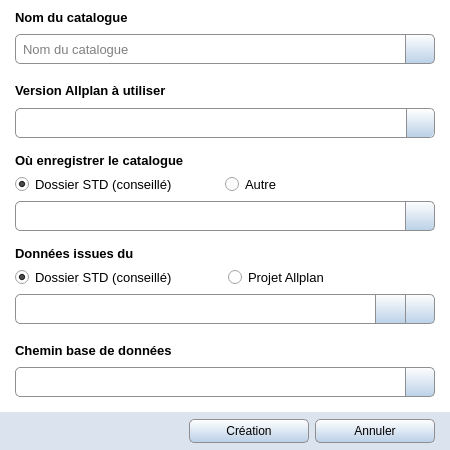
<?xml version="1.0" encoding="UTF-8"?>
<ui version="4.0">
 <class>CatalogNew</class>
 <widget class="QWidget" name="CatalogNew">
  <property name="windowModality">
   <enum>Qt::ApplicationModal</enum>
  </property>
  <property name="geometry">
   <rect>
    <x>0</x>
    <y>0</y>
    <width>450</width>
    <height>450</height>
   </rect>
  </property>
  <property name="acceptDrops">
   <bool>true</bool>
  </property>
  <property name="windowIcon">
   <iconset resource="../icones/icons.qrc">
    <normaloff>:/Images/asc.svg</normaloff>:/Images/asc.svg</iconset>
  </property>
  <property name="styleSheet">
   <string notr="true">QWidget#CatalogNew {background:#FFFFFF}</string>
  </property>
  <layout class="QGridLayout" name="gridLayout">
   <property name="leftMargin">
    <number>0</number>
   </property>
   <property name="topMargin">
    <number>6</number>
   </property>
   <property name="rightMargin">
    <number>0</number>
   </property>
   <property name="bottomMargin">
    <number>0</number>
   </property>
   <property name="verticalSpacing">
    <number>15</number>
   </property>
   <item row="0" column="0">
    <spacer name="spacer_left">
     <property name="orientation">
      <enum>Qt::Horizontal</enum>
     </property>
     <property name="sizeType">
      <enum>QSizePolicy::Fixed</enum>
     </property>
     <property name="sizeHint" stdset="0">
      <size>
       <width>9</width>
       <height>20</height>
      </size>
     </property>
    </spacer>
   </item>
   <item row="0" column="1">
    <widget class="QWidget" name="cat_widget" native="true">
     <layout class="QVBoxLayout" name="title_layer">
      <property name="leftMargin">
       <number>0</number>
      </property>
      <property name="topMargin">
       <number>0</number>
      </property>
      <property name="rightMargin">
       <number>0</number>
      </property>
      <property name="bottomMargin">
       <number>0</number>
      </property>
      <item>
       <widget class="QLabel" name="cat_title">
        <property name="font">
         <font>
          <family>Segoe UI</family>
          <pointsize>10</pointsize>
          <weight>75</weight>
          <bold>true</bold>
         </font>
        </property>
        <property name="text">
         <string>Nom du catalogue</string>
        </property>
       </widget>
      </item>
      <item>
       <layout class="QHBoxLayout" name="title_layer_1">
        <property name="spacing">
         <number>0</number>
        </property>
        <item>
         <widget class="QLineEdit" name="cat_name">
          <property name="minimumSize">
           <size>
            <width>0</width>
            <height>30</height>
           </size>
          </property>
          <property name="maximumSize">
           <size>
            <width>16777215</width>
            <height>30</height>
           </size>
          </property>
          <property name="font">
           <font>
            <family>Segoe UI</family>
            <pointsize>10</pointsize>
           </font>
          </property>
          <property name="styleSheet">
           <string notr="true">QLineEdit{padding-left: 5px; border: 1px solid #8f8f91; border-right-width: 0px; border-top-left-radius:5px; border-bottom-left-radius: 5px; }</string>
          </property>
          <property name="maxLength">
           <number>27</number>
          </property>
          <property name="placeholderText">
           <string>Nom du catalogue</string>
          </property>
         </widget>
        </item>
        <item>
         <widget class="QPushButton" name="format_bt">
          <property name="minimumSize">
           <size>
            <width>30</width>
            <height>30</height>
           </size>
          </property>
          <property name="maximumSize">
           <size>
            <width>30</width>
            <height>30</height>
           </size>
          </property>
          <property name="font">
           <font>
            <family>Segoe UI</family>
            <pointsize>10</pointsize>
           </font>
          </property>
          <property name="styleSheet">
           <string notr="true">QPushButton{border: 1px solid #8f8f91; border-left-width: 0px; padding-left: 1px; border-right-width: 0px; padding-right: 1px; background-color:#FFFFFF; }
QPushButton:hover{border-left-width: 1px; padding-left: 0px; background-color: qlineargradient(spread:pad, x1:0, y1:0, x2:0, y2:1, stop:0 #F8F8F8, stop:1 #8FADCC); }
QPushButton:pressed{border-left-width: 1px; padding-left: 0px; background-color: qlineargradient(spread:pad, x1:0, y1:0, x2:0, y2:1, stop:0 #8FADCC, stop:1 #F8F8F8); }</string>
          </property>
          <property name="icon">
           <iconset resource="../icones/icons.qrc">
            <normaloff>:/Images/format.png</normaloff>:/Images/format.png</iconset>
          </property>
          <property name="iconSize">
           <size>
            <width>16</width>
            <height>16</height>
           </size>
          </property>
          <property name="flat">
           <bool>true</bool>
          </property>
         </widget>
        </item>
        <item>
         <widget class="QPushButton" name="verification">
          <property name="minimumSize">
           <size>
            <width>30</width>
            <height>30</height>
           </size>
          </property>
          <property name="maximumSize">
           <size>
            <width>30</width>
            <height>30</height>
           </size>
          </property>
          <property name="styleSheet">
           <string notr="true">QPushButton{border: 1px solid #8f8f91; border-top-right-radius:5px ; border-bottom-right-radius:5px; background-color: qlineargradient(spread:pad, x1:0, y1:0, x2:0, y2:1, stop:0 #FFFFFF, stop:1 #BAD0E7); }
QPushButton:hover{background-color: qlineargradient(spread:pad, x1:0, y1:0, x2:0, y2:1, stop:0 #F8F8F8, stop:1 #8FADCC); }
QPushButton:pressed{background-color: qlineargradient(spread:pad, x1:0, y1:0, x2:0, y2:1, stop:0 #8FADCC, stop:1 #F8F8F8); }</string>
          </property>
          <property name="text">
           <string/>
          </property>
          <property name="icon">
           <iconset resource="../icones/icons.qrc">
            <normaloff>:/Images/valid.svg</normaloff>:/Images/valid.svg</iconset>
          </property>
          <property name="iconSize">
           <size>
            <width>20</width>
            <height>20</height>
           </size>
          </property>
         </widget>
        </item>
       </layout>
      </item>
     </layout>
    </widget>
   </item>
   <item row="0" column="2">
    <spacer name="spacer_right">
     <property name="orientation">
      <enum>Qt::Horizontal</enum>
     </property>
     <property name="sizeType">
      <enum>QSizePolicy::Fixed</enum>
     </property>
     <property name="sizeHint" stdset="0">
      <size>
       <width>9</width>
       <height>20</height>
      </size>
     </property>
    </spacer>
   </item>
   <item row="1" column="1">
    <widget class="QWidget" name="version_widget" native="true">
     <layout class="QVBoxLayout" name="version_layer">
      <property name="leftMargin">
       <number>0</number>
      </property>
      <property name="topMargin">
       <number>0</number>
      </property>
      <property name="rightMargin">
       <number>0</number>
      </property>
      <property name="bottomMargin">
       <number>0</number>
      </property>
      <item>
       <widget class="QLabel" name="version_title">
        <property name="font">
         <font>
          <family>Segoe UI</family>
          <pointsize>10</pointsize>
          <weight>75</weight>
          <bold>true</bold>
         </font>
        </property>
        <property name="text">
         <string>Version Allplan à utiliser</string>
        </property>
       </widget>
      </item>
      <item>
       <widget class="QComboBox" name="version_list">
        <property name="minimumSize">
         <size>
          <width>0</width>
          <height>30</height>
         </size>
        </property>
        <property name="maximumSize">
         <size>
          <width>16777215</width>
          <height>30</height>
         </size>
        </property>
        <property name="font">
         <font>
          <family>Segoe UI</family>
          <pointsize>10</pointsize>
         </font>
        </property>
        <property name="focusPolicy">
         <enum>Qt::StrongFocus</enum>
        </property>
        <property name="styleSheet">
         <string notr="true">QComboBox { border: 1px solid #8f8f91; border-radius:5px; padding-left: 5px}
QComboBox::drop-down{width: 27px; border-left: 1px solid #8f8f91; border-top-right-radius:5px ; border-bottom-right-radius:5px; background-color: qlineargradient(spread:pad, x1:0, y1:0, x2:0, y2:1, stop:0 #FFFFFF, stop:1 #BAD0E7)}
QComboBox::drop-down{background-color: qlineargradient(spread:pad, x1:0, y1:0, x2:0, y2:1, stop:0 #FFFFFF, stop:1 #BAD0E7)}
QComboBox::drop-down:hover{background-color: qlineargradient(spread:pad, x1:0, y1:0, x2:0, y2:1, stop:0 #F8F8F8, stop:1 #8FADCC)}
QComboBox::drop-down:pressed{background-color: qlineargradient(spread:pad, x1:0, y1:0, x2:0, y2:1, stop:0 #8FADCC, stop:1 #F8F8F8)}
QComboBox::down-arrow {image: url(:/Images/spin_down.svg); width: 12px; height: 12px;}
QComboBox QAbstractItemView{background-color:#FFFFFF;}</string>
        </property>
       </widget>
      </item>
     </layout>
    </widget>
   </item>
   <item row="2" column="1">
    <widget class="QWidget" name="save_widget" native="true">
     <property name="sizePolicy">
      <sizepolicy hsizetype="Minimum" vsizetype="Preferred">
       <horstretch>0</horstretch>
       <verstretch>0</verstretch>
      </sizepolicy>
     </property>
     <layout class="QVBoxLayout" name="verticalLayout_5">
      <property name="leftMargin">
       <number>0</number>
      </property>
      <property name="topMargin">
       <number>0</number>
      </property>
      <property name="rightMargin">
       <number>0</number>
      </property>
      <property name="bottomMargin">
       <number>0</number>
      </property>
      <item>
       <widget class="QLabel" name="save_title">
        <property name="font">
         <font>
          <family>Segoe UI</family>
          <pointsize>10</pointsize>
          <weight>75</weight>
          <bold>true</bold>
         </font>
        </property>
        <property name="text">
         <string>Où enregistrer le catalogue</string>
        </property>
       </widget>
      </item>
      <item>
       <layout class="QHBoxLayout" name="save_layer_1">
        <property name="spacing">
         <number>0</number>
        </property>
        <item>
         <widget class="QRadioButton" name="save_std">
          <property name="font">
           <font>
            <family>Segoe UI</family>
            <pointsize>10</pointsize>
           </font>
          </property>
          <property name="text">
           <string>Dossier STD (conseillé)</string>
          </property>
          <property name="checked">
           <bool>true</bool>
          </property>
          <attribute name="buttonGroup">
           <string notr="true">save_group</string>
          </attribute>
         </widget>
        </item>
        <item>
         <widget class="QRadioButton" name="save_other">
          <property name="font">
           <font>
            <family>Segoe UI</family>
            <pointsize>10</pointsize>
           </font>
          </property>
          <property name="text">
           <string>Autre</string>
          </property>
          <attribute name="buttonGroup">
           <string notr="true">save_group</string>
          </attribute>
         </widget>
        </item>
       </layout>
      </item>
      <item>
       <layout class="QHBoxLayout" name="save_layer_2">
        <property name="spacing">
         <number>0</number>
        </property>
        <item>
         <widget class="QLineEdit" name="save_path">
          <property name="minimumSize">
           <size>
            <width>0</width>
            <height>30</height>
           </size>
          </property>
          <property name="maximumSize">
           <size>
            <width>16777215</width>
            <height>30</height>
           </size>
          </property>
          <property name="font">
           <font>
            <family>Segoe UI</family>
            <pointsize>10</pointsize>
           </font>
          </property>
          <property name="styleSheet">
           <string notr="true">QLineEdit{padding-left: 5px; border: 1px solid #8f8f91; border-right-width: 0px; border-top-left-radius:5px; border-bottom-left-radius: 5px; }</string>
          </property>
          <property name="text">
           <string/>
          </property>
          <property name="readOnly">
           <bool>true</bool>
          </property>
         </widget>
        </item>
        <item>
         <widget class="QPushButton" name="save_browser">
          <property name="minimumSize">
           <size>
            <width>30</width>
            <height>30</height>
           </size>
          </property>
          <property name="maximumSize">
           <size>
            <width>30</width>
            <height>30</height>
           </size>
          </property>
          <property name="styleSheet">
           <string notr="true">QPushButton{border: 1px solid #8f8f91; border-top-right-radius:5px ; border-bottom-right-radius:5px; background-color: qlineargradient(spread:pad, x1:0, y1:0, x2:0, y2:1, stop:0 #FFFFFF, stop:1 #BAD0E7); }
QPushButton:hover{background-color: qlineargradient(spread:pad, x1:0, y1:0, x2:0, y2:1, stop:0 #F8F8F8, stop:1 #8FADCC); }
QPushButton:pressed{background-color: qlineargradient(spread:pad, x1:0, y1:0, x2:0, y2:1, stop:0 #8FADCC, stop:1 #F8F8F8); }</string>
          </property>
          <property name="text">
           <string/>
          </property>
          <property name="icon">
           <iconset resource="../icones/icons.qrc">
            <normaloff>:/Images/browse.svg</normaloff>:/Images/browse.svg</iconset>
          </property>
          <property name="iconSize">
           <size>
            <width>20</width>
            <height>20</height>
           </size>
          </property>
         </widget>
        </item>
       </layout>
      </item>
     </layout>
    </widget>
   </item>
   <item row="3" column="1">
    <widget class="QWidget" name="datas_widget" native="true">
     <layout class="QVBoxLayout" name="datas_layer">
      <property name="leftMargin">
       <number>0</number>
      </property>
      <property name="topMargin">
       <number>0</number>
      </property>
      <property name="rightMargin">
       <number>0</number>
      </property>
      <property name="bottomMargin">
       <number>0</number>
      </property>
      <item>
       <widget class="QLabel" name="titre_datas">
        <property name="font">
         <font>
          <family>Segoe UI</family>
          <pointsize>10</pointsize>
          <weight>75</weight>
          <bold>true</bold>
         </font>
        </property>
        <property name="text">
         <string>Données issues du</string>
        </property>
       </widget>
      </item>
      <item>
       <layout class="QHBoxLayout" name="datas_layer_1">
        <item>
         <widget class="QRadioButton" name="datas_std">
          <property name="font">
           <font>
            <family>Segoe UI</family>
            <pointsize>10</pointsize>
           </font>
          </property>
          <property name="text">
           <string>Dossier STD (conseillé)</string>
          </property>
          <property name="checked">
           <bool>true</bool>
          </property>
          <attribute name="buttonGroup">
           <string notr="true">datas_group</string>
          </attribute>
         </widget>
        </item>
        <item>
         <widget class="QRadioButton" name="datas_prj">
          <property name="font">
           <font>
            <family>Segoe UI</family>
            <pointsize>10</pointsize>
           </font>
          </property>
          <property name="text">
           <string>Projet Allplan</string>
          </property>
          <attribute name="buttonGroup">
           <string notr="true">datas_group</string>
          </attribute>
         </widget>
        </item>
       </layout>
      </item>
      <item>
       <layout class="QHBoxLayout" name="datas_layer_2">
        <property name="spacing">
         <number>0</number>
        </property>
        <item>
         <widget class="QLineEdit" name="datas_path">
          <property name="minimumSize">
           <size>
            <width>0</width>
            <height>30</height>
           </size>
          </property>
          <property name="maximumSize">
           <size>
            <width>16777215</width>
            <height>30</height>
           </size>
          </property>
          <property name="font">
           <font>
            <family>Segoe UI</family>
            <pointsize>10</pointsize>
           </font>
          </property>
          <property name="styleSheet">
           <string notr="true">QLineEdit{padding-left: 5px; border: 1px solid #8f8f91; border-right-width: 0px; border-top-left-radius:5px; border-bottom-left-radius: 5px; }</string>
          </property>
          <property name="text">
           <string/>
          </property>
          <property name="readOnly">
           <bool>true</bool>
          </property>
         </widget>
        </item>
        <item>
         <widget class="QPushButton" name="datas_apn_browse">
          <property name="minimumSize">
           <size>
            <width>30</width>
            <height>30</height>
           </size>
          </property>
          <property name="maximumSize">
           <size>
            <width>30</width>
            <height>30</height>
           </size>
          </property>
          <property name="font">
           <font>
            <family>Segoe UI</family>
            <pointsize>9</pointsize>
           </font>
          </property>
          <property name="toolTip">
           <string>Choisir le projet Allplan (Fichier APN)</string>
          </property>
          <property name="styleSheet">
           <string notr="true">QPushButton{border: 1px solid #8f8f91; border-right-width: 0px; padding-right: 0px; background-color: qlineargradient(spread:pad, x1:0, y1:0, x2:0, y2:1, stop:0 #FFFFFF, stop:1 #BAD0E7); }
QPushButton:hover{background-color: qlineargradient(spread:pad, x1:0, y1:0, x2:0, y2:1, stop:0 #F8F8F8, stop:1 #8FADCC); }
QPushButton:pressed{background-color: qlineargradient(spread:pad, x1:0, y1:0, x2:0, y2:1, stop:0 #8FADCC, stop:1 #F8F8F8); }</string>
          </property>
          <property name="text">
           <string/>
          </property>
          <property name="icon">
           <iconset resource="../icones/icons.qrc">
            <normaloff>:/Images/apn.svg</normaloff>:/Images/apn.svg</iconset>
          </property>
          <property name="iconSize">
           <size>
            <width>20</width>
            <height>20</height>
           </size>
          </property>
         </widget>
        </item>
        <item>
         <widget class="QPushButton" name="datas_browser">
          <property name="minimumSize">
           <size>
            <width>30</width>
            <height>30</height>
           </size>
          </property>
          <property name="maximumSize">
           <size>
            <width>30</width>
            <height>30</height>
           </size>
          </property>
          <property name="font">
           <font>
            <family>Segoe UI</family>
            <pointsize>9</pointsize>
           </font>
          </property>
          <property name="styleSheet">
           <string notr="true">QPushButton{border: 1px solid #8f8f91; border-top-right-radius:5px ; border-bottom-right-radius:5px; background-color: qlineargradient(spread:pad, x1:0, y1:0, x2:0, y2:1, stop:0 #FFFFFF, stop:1 #BAD0E7); }
QPushButton:hover{background-color: qlineargradient(spread:pad, x1:0, y1:0, x2:0, y2:1, stop:0 #F8F8F8, stop:1 #8FADCC); }
QPushButton:pressed{background-color: qlineargradient(spread:pad, x1:0, y1:0, x2:0, y2:1, stop:0 #8FADCC, stop:1 #F8F8F8); }</string>
          </property>
          <property name="text">
           <string/>
          </property>
          <property name="icon">
           <iconset resource="../icones/icons.qrc">
            <normaloff>:/Images/browse.svg</normaloff>:/Images/browse.svg</iconset>
          </property>
          <property name="iconSize">
           <size>
            <width>20</width>
            <height>20</height>
           </size>
          </property>
         </widget>
        </item>
       </layout>
      </item>
     </layout>
    </widget>
   </item>
   <item row="4" column="1">
    <widget class="QWidget" name="bdd_widget" native="true">
     <property name="sizePolicy">
      <sizepolicy hsizetype="Minimum" vsizetype="Preferred">
       <horstretch>0</horstretch>
       <verstretch>0</verstretch>
      </sizepolicy>
     </property>
     <layout class="QVBoxLayout" name="verticalLayout_4">
      <property name="leftMargin">
       <number>0</number>
      </property>
      <property name="topMargin">
       <number>0</number>
      </property>
      <property name="rightMargin">
       <number>0</number>
      </property>
      <property name="bottomMargin">
       <number>0</number>
      </property>
      <item>
       <widget class="QLabel" name="bdd_title">
        <property name="font">
         <font>
          <family>Segoe UI</family>
          <pointsize>10</pointsize>
          <weight>75</weight>
          <bold>true</bold>
         </font>
        </property>
        <property name="text">
         <string>Chemin base de données</string>
        </property>
       </widget>
      </item>
      <item>
       <layout class="QHBoxLayout" name="bdd_layer">
        <property name="spacing">
         <number>0</number>
        </property>
        <item>
         <widget class="QLineEdit" name="bdd_path">
          <property name="minimumSize">
           <size>
            <width>0</width>
            <height>30</height>
           </size>
          </property>
          <property name="maximumSize">
           <size>
            <width>16777215</width>
            <height>30</height>
           </size>
          </property>
          <property name="font">
           <font>
            <family>Segoe UI</family>
            <pointsize>10</pointsize>
           </font>
          </property>
          <property name="styleSheet">
           <string notr="true">QLineEdit{padding-left: 5px; border: 1px solid #8f8f91; border-right-width: 0px; border-top-left-radius:5px; border-bottom-left-radius: 5px; }</string>
          </property>
          <property name="readOnly">
           <bool>true</bool>
          </property>
         </widget>
        </item>
        <item>
         <widget class="QPushButton" name="bdd_browser">
          <property name="minimumSize">
           <size>
            <width>30</width>
            <height>30</height>
           </size>
          </property>
          <property name="maximumSize">
           <size>
            <width>30</width>
            <height>30</height>
           </size>
          </property>
          <property name="styleSheet">
           <string notr="true">QPushButton{border: 1px solid #8f8f91; border-top-right-radius:5px ; border-bottom-right-radius:5px; background-color: qlineargradient(spread:pad, x1:0, y1:0, x2:0, y2:1, stop:0 #FFFFFF, stop:1 #BAD0E7); }
QPushButton:hover{background-color: qlineargradient(spread:pad, x1:0, y1:0, x2:0, y2:1, stop:0 #F8F8F8, stop:1 #8FADCC); }
QPushButton:pressed{background-color: qlineargradient(spread:pad, x1:0, y1:0, x2:0, y2:1, stop:0 #8FADCC, stop:1 #F8F8F8); }</string>
          </property>
          <property name="text">
           <string/>
          </property>
          <property name="icon">
           <iconset resource="../icones/icons.qrc">
            <normaloff>:/Images/browse.svg</normaloff>:/Images/browse.svg</iconset>
          </property>
          <property name="iconSize">
           <size>
            <width>20</width>
            <height>20</height>
           </size>
          </property>
         </widget>
        </item>
       </layout>
      </item>
     </layout>
    </widget>
   </item>
   <item row="5" column="0" colspan="3">
    <widget class="QWidget" name="fond" native="true">
     <property name="minimumSize">
      <size>
       <width>0</width>
       <height>38</height>
      </size>
     </property>
     <property name="maximumSize">
      <size>
       <width>16777215</width>
       <height>38</height>
      </size>
     </property>
     <property name="styleSheet">
      <string notr="true">QWidget#fond{background: #DBE4EE}</string>
     </property>
     <layout class="QHBoxLayout" name="horizontalLayout_3">
      <property name="leftMargin">
       <number>0</number>
      </property>
      <property name="topMargin">
       <number>0</number>
      </property>
      <property name="rightMargin">
       <number>0</number>
      </property>
      <property name="bottomMargin">
       <number>0</number>
      </property>
      <item>
       <spacer name="spacer_fond_1">
        <property name="orientation">
         <enum>Qt::Horizontal</enum>
        </property>
        <property name="sizeHint" stdset="0">
         <size>
          <width>40</width>
          <height>20</height>
         </size>
        </property>
       </spacer>
      </item>
      <item>
       <widget class="QPushButton" name="bt_creation">
        <property name="minimumSize">
         <size>
          <width>120</width>
          <height>24</height>
         </size>
        </property>
        <property name="maximumSize">
         <size>
          <width>16777215</width>
          <height>24</height>
         </size>
        </property>
        <property name="font">
         <font>
          <family>Segoe UI</family>
          <pointsize>9</pointsize>
         </font>
        </property>
        <property name="styleSheet">
         <string notr="true">QPushButton{border: 1px solid #8f8f91; border-radius: 5px ; padding-right: 10px; padding-left: 10px; background-color: qlineargradient(spread:pad, x1:0, y1:0, x2:0, y2:1, stop:0 #FFFFFF, stop:1 #BAD0E7); }
QPushButton:hover{background-color: qlineargradient(spread:pad, x1:0, y1:0, x2:0, y2:1, stop:0 #F8F8F8, stop:1 #8FADCC); }
QPushButton:pressed{background-color: qlineargradient(spread:pad, x1:0, y1:0, x2:0, y2:1, stop:0 #8FADCC, stop:1 #F8F8F8); }</string>
        </property>
        <property name="text">
         <string>Création</string>
        </property>
        <property name="shortcut">
         <string notr="true">Ctrl+S</string>
        </property>
       </widget>
      </item>
      <item>
       <widget class="QPushButton" name="bt_quitter">
        <property name="minimumSize">
         <size>
          <width>120</width>
          <height>24</height>
         </size>
        </property>
        <property name="maximumSize">
         <size>
          <width>16777215</width>
          <height>24</height>
         </size>
        </property>
        <property name="font">
         <font>
          <family>Segoe UI</family>
          <pointsize>9</pointsize>
         </font>
        </property>
        <property name="styleSheet">
         <string notr="true">QPushButton{border: 1px solid #8f8f91; border-radius: 5px ; padding-right: 10px; padding-left: 10px; background-color: qlineargradient(spread:pad, x1:0, y1:0, x2:0, y2:1, stop:0 #FFFFFF, stop:1 #BAD0E7); }
QPushButton:hover{background-color: qlineargradient(spread:pad, x1:0, y1:0, x2:0, y2:1, stop:0 #F8F8F8, stop:1 #8FADCC); }
QPushButton:pressed{background-color: qlineargradient(spread:pad, x1:0, y1:0, x2:0, y2:1, stop:0 #8FADCC, stop:1 #F8F8F8); }</string>
        </property>
        <property name="text">
         <string>Annuler</string>
        </property>
        <property name="shortcut">
         <string notr="true">Esc</string>
        </property>
       </widget>
      </item>
      <item>
       <spacer name="spacer_fond_2">
        <property name="orientation">
         <enum>Qt::Horizontal</enum>
        </property>
        <property name="sizeType">
         <enum>QSizePolicy::Fixed</enum>
        </property>
        <property name="sizeHint" stdset="0">
         <size>
          <width>15</width>
          <height>20</height>
         </size>
        </property>
       </spacer>
      </item>
     </layout>
    </widget>
   </item>
  </layout>
 </widget>
 <tabstops>
  <tabstop>cat_name</tabstop>
  <tabstop>format_bt</tabstop>
  <tabstop>verification</tabstop>
  <tabstop>version_list</tabstop>
  <tabstop>save_std</tabstop>
  <tabstop>save_other</tabstop>
  <tabstop>save_path</tabstop>
  <tabstop>save_browser</tabstop>
  <tabstop>datas_std</tabstop>
  <tabstop>datas_prj</tabstop>
  <tabstop>datas_path</tabstop>
  <tabstop>datas_apn_browse</tabstop>
  <tabstop>datas_browser</tabstop>
  <tabstop>bdd_path</tabstop>
  <tabstop>bdd_browser</tabstop>
  <tabstop>bt_creation</tabstop>
  <tabstop>bt_quitter</tabstop>
 </tabstops>
 <resources>
  <include location="../icones/icons.qrc"/>
 </resources>
 <connections/>
 <buttongroups>
  <buttongroup name="save_group"/>
  <buttongroup name="datas_group"/>
 </buttongroups>
</ui>
